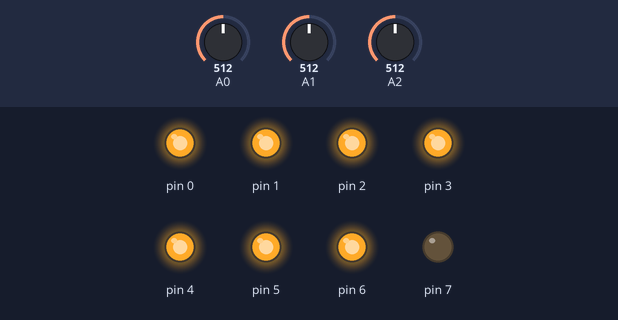
Bench run of a sketch on a simulated Arduino Uno, built with avr-gcc and run on an emulated ATmega328P. Parts: output pins drawn as LEDs (lit = HIGH). The test bench sets the inputs (shaded band); at power-on: A0 = 512, A1 = 512, A2 = 512.

Above: at 0.1 s.
Timing chart, 0 to 1.6 s (numbered marks = the images above):
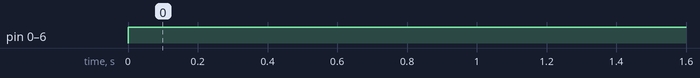

Measured:
- by itself, pin 0–6: LOW → HIGH at 0.00 s

The sketch:

bandpass.ino
```cpp
/*
 * Bandpass Audio Filter
 * Eric Dargelies
 *
 * This is just an idea of how to create a bandpass filter
 * In my experiments the Arduino doesn't seem to be fast
 * enough to complete the floating point operations required
 * for audio filter and output.
 *
 * Credit to Amanda Ghassaei for the DAC code
*/
#include <Filters.h>
int incomingAudio;
int outgoingAudio;

void setup(){
  for (byte i=0;i<8;i++){
    pinMode(i,OUTPUT);//set digital pins 0-7 as outputs (DAC)
  }
}

void loop(){
  float frequency = analogRead(A1) * 4800.0 / 1023.0;
  float bandwidth = analogRead(A2) * 4800.0 / 1023.0;
  FilterOnePole lowpassFilter(LOWPASS, (frequency + bandwidth/2));
  FilterOnePole highpassFilter(HIGHPASS, (frequency - bandwidth/2));
  while( true ) {
    incomingAudio = analogRead(A0)/4 - 127;//filter to include the negative component of audio signal
    lowpassFilter.input(incomingAudio);//lowpass
    highpassFilter.input(lowpassFilter.output()); //filter the lowpassed signal
    outgoingAudio = highpassFilter.output() + 127;//final output is a bandpass, add back 127 for output to DAC
    if (outgoingAudio<0){ //deal with negative numbers
      outgoingAudio = 0;
    }
    PORTD = outgoingAudio;//Output to DAC
    frequency = analogRead(A1) * 4800.0 / 1023.0;
    bandwidth = analogRead(A2) * 4800.0 / 1023.0;
    FilterOnePole lowpassFilter(LOWPASS, (frequency + bandwidth/2));
    FilterOnePole highpassFilter(HIGHPASS, (frequency - bandwidth/2));
  }
}
```
